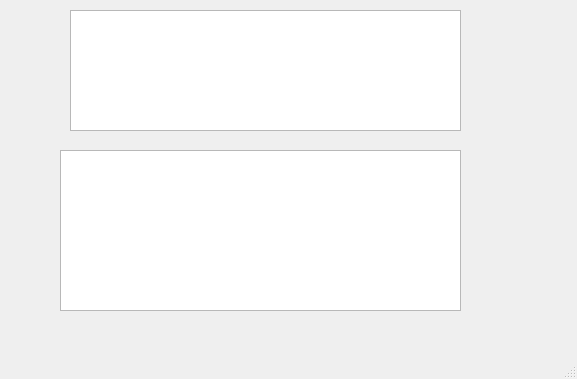
<?xml version="1.0" encoding="UTF-8"?>
<ui version="4.0">
 <class>MainWindow</class>
 <widget class="QMainWindow" name="MainWindow">
  <property name="geometry">
   <rect>
    <x>0</x>
    <y>0</y>
    <width>577</width>
    <height>379</height>
   </rect>
  </property>
  <property name="windowTitle">
   <string>MainWindow</string>
  </property>
  <widget class="QWidget" name="centralwidget">
   <widget class="QTableView" name="tableView">
    <property name="geometry">
     <rect>
      <x>70</x>
      <y>10</y>
      <width>391</width>
      <height>121</height>
     </rect>
    </property>
   </widget>
   <widget class="QTableWidget" name="tableWidget">
    <property name="geometry">
     <rect>
      <x>60</x>
      <y>150</y>
      <width>401</width>
      <height>161</height>
     </rect>
    </property>
   </widget>
  </widget>
  <widget class="QMenuBar" name="menubar">
   <property name="geometry">
    <rect>
     <x>0</x>
     <y>0</y>
     <width>577</width>
     <height>18</height>
    </rect>
   </property>
  </widget>
  <widget class="QStatusBar" name="statusbar"/>
 </widget>
 <resources/>
 <connections/>
</ui>
